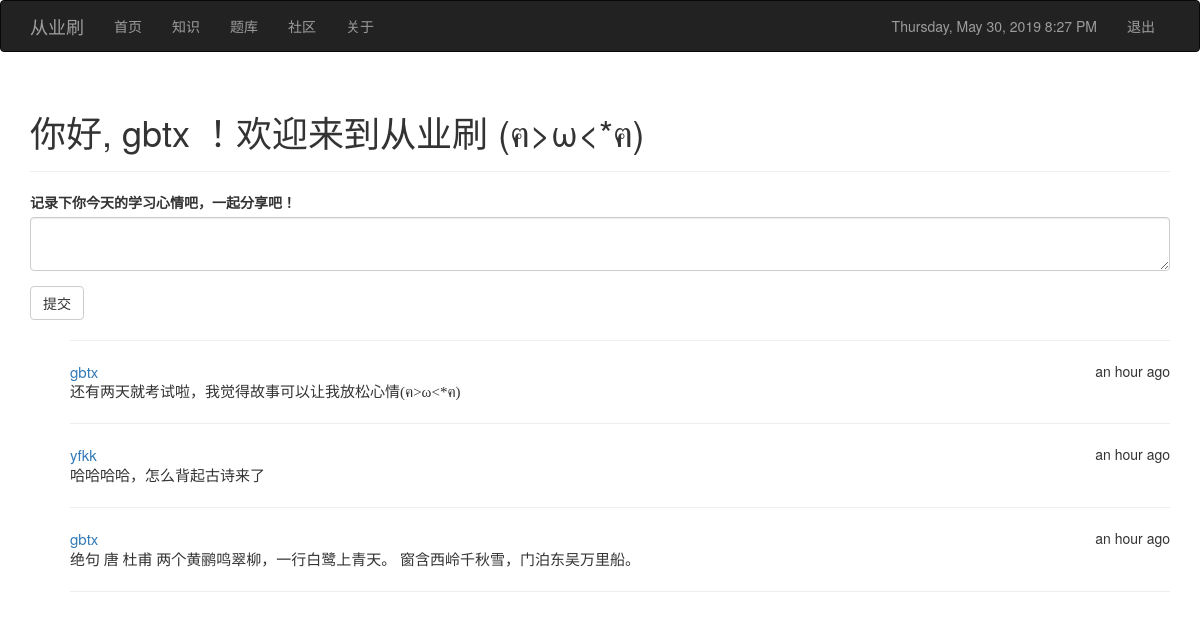
Page /community (signed in) on the committed database.
### app.py (models this page shows, shortened)
class User(UserMixin, db.Model):
    __tablename__ = 'users'
    id = db.Column(db.Integer, primary_key=True)
    email = db.Column(db.String(64), unique=True, index=True)
    username = db.Column(db.String(64), unique=True, index=True)
    role_id = db.Column(db.Integer, db.ForeignKey('roles.id'))
    password_hash = db.Column(db.String(128))
    posts = db.relationship('Post', backref='author', lazy='dynamic')
    @property
    def password(self):
        raise AttributeError('password is not a readable attribute')

class Post(db.Model):
    __tablename__ = 'posts'
    id = db.Column(db.Integer, primary_key=True)
    body = db.Column(db.Text)
    timestamp = db.Column(db.DateTime, index=True, default=datetime.utcnow)
    author_id = db.Column(db.Integer, db.ForeignKey('users.id'))

### app.py (the view)
@app.route('/community', methods=['GET', 'POST'])
def community():
    form = PostForm()
    if form.validate_on_submit():
        post = Post(body=form.body.data, author=current_user._get_current_object())
        db.session.add(post)
        db.session.commit()
        return redirect(url_for('.community'))
    posts = Post.query.order_by(Post.timestamp.desc()).all()
    return render_template('community.html', posts=posts, form=form, current_time=datetime.utcnow())

### app.py
class PostForm(FlaskForm):
    body = TextAreaField("记录下你今天的学习心情吧，一起分享吧！", validators=[DataRequired()])
    submit = SubmitField('提交')

### app.py (called while the page is built)
@login_manager.user_loader
def load_user(user_id):
    return User.query.get(int(user_id))

### templates/community.html (shortened to what this page needs)
{% extends "base.html" %}
{% import "bootstrap/wtf.html" as wtf %}
{% block head %}
    {{ super() }}
{% endblock %}
{% block page_content %}
<div class="page-header">
    <h1>你好,
        {% if current_user.is_authenticated %}
            {{ current_user.username }}
        {% else %}
            游客
        {% endif %}
        ！欢迎来到从业刷 (ฅ>ω<*ฅ)
    </h1>
</div>
<div>
    {% if current_user.is_authenticated %}
    {{ wtf.quick_form(form) }}
    {% endif %}
</div>
<ul class="posts">
    {% for post in posts %}
        <HR>
    <li class="post">
        <div class="post-author">
            <a href="{{ url_for('index')}}">{{ post.author.username }}</a>
            <span class="post-date">{{ moment(post.timestamp).fromNow() }}</span>
        </div>
        <div class="post-body">{{ post.body }}</div>
    </li>
    {% endfor %}
<HR>
</ul>
{% endblock %}

### templates/community.html (style rules this page uses)
.post-body { font-size:15px; font-family: 华文楷体 }
.post-author { font-size:15px }
.post-date { font-size:14px; float: right }
ul li { list-style: none; }

### rows in the picture
User: username "gbtx"
Post: author.username "gbtx", timestamp "an hour ago", body "还有两天就考试啦，我觉得故事可以让我放松心情(ฅ>ω<*ฅ)"
Post: author.username "yfkk", timestamp "an hour ago", body "哈哈哈哈，怎么背起古诗来了"
Post: author.username "gbtx", timestamp "an hour ago", body "绝句 唐 杜甫 两个黄鹂鸣翠柳，一行白鹭上青天。 窗含西岭千秋雪，门泊东吴万里船。"
